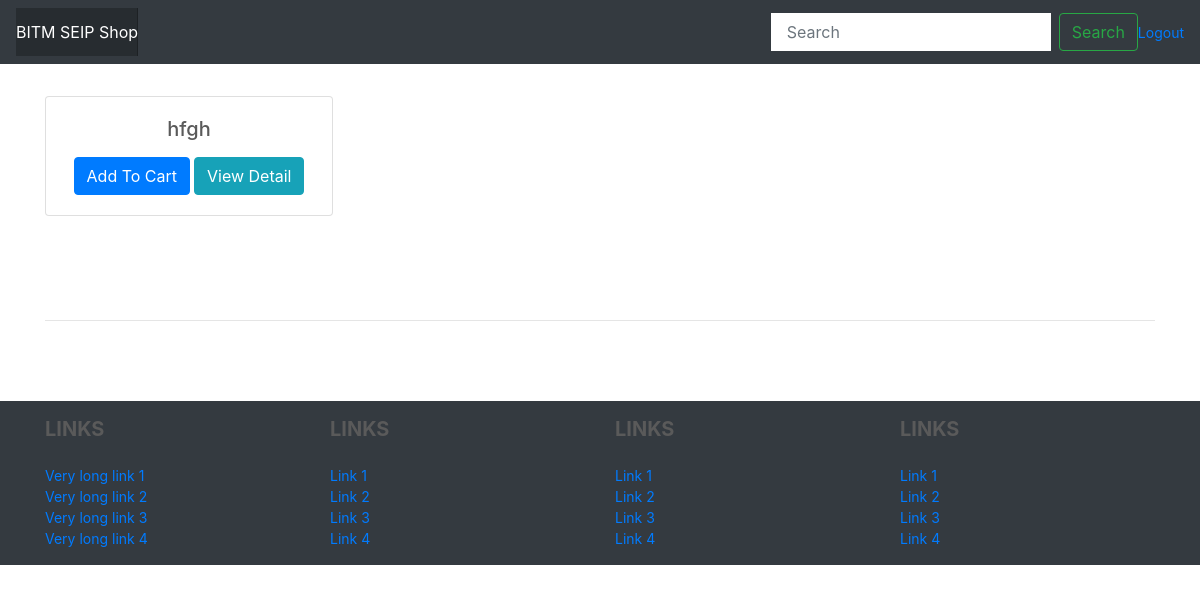
The app's page /front/products.php, older data.
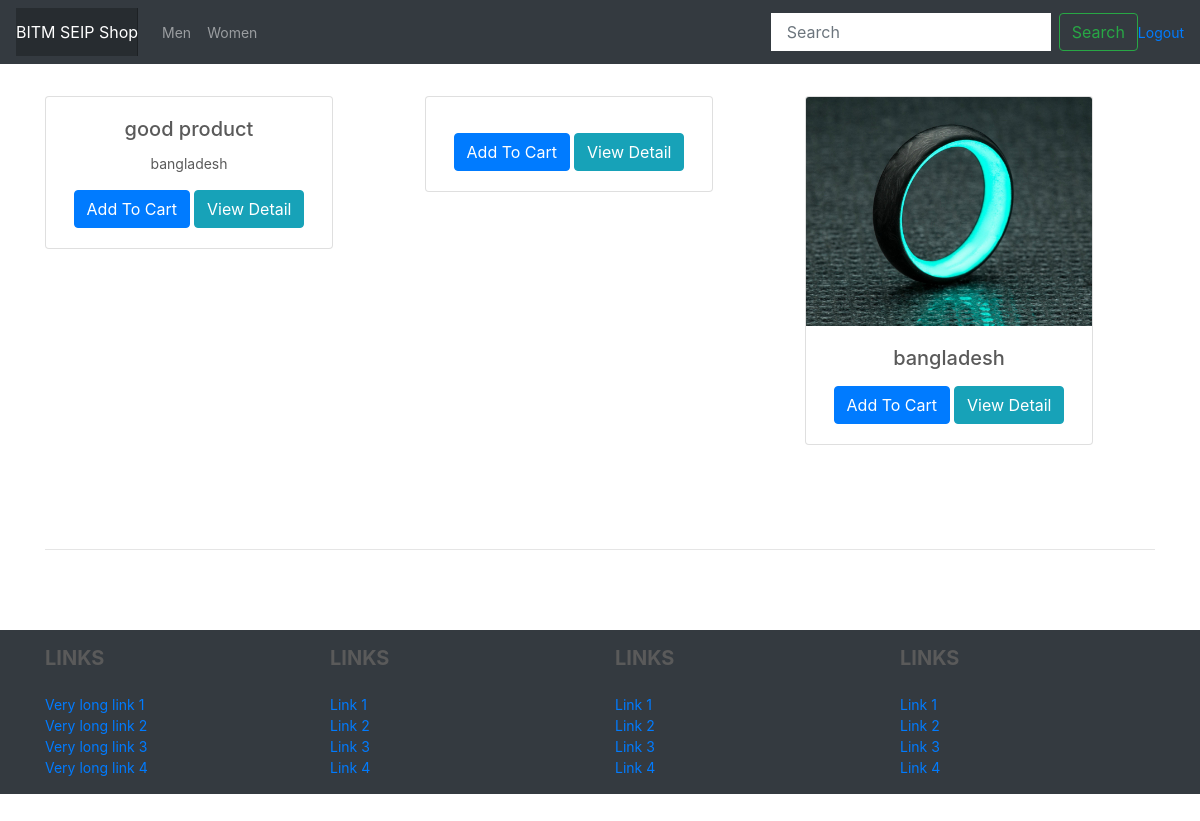
The same page, newer data.
### tables this page shows
CREATE TABLE `products` (
  `id` int(11) NOT NULL,
  `brand_id` int(11) DEFAULT NULL,
  `lebel_id` int(11) DEFAULT NULL,
  `title` varchar(255) NOT NULL,
  `picture` varchar(255) DEFAULT NULL,
  `short_description` text,
  `description` text,
  `total_sales` int(11) DEFAULT NULL,
  `product_type` varchar(255) DEFAULT NULL,
  `is_new` tinyint(4) DEFAULT NULL,
  `cost` float DEFAULT NULL,
  `mrp` float DEFAULT NULL,
  `special_price` float DEFAULT NULL,
  `soft_delete` tinyint(1) DEFAULT NULL,
  `is_draft` tinyint(1) DEFAULT NULL,
  `is_active` tinyint(4) DEFAULT NULL,
  `created_at` datetime DEFAULT NULL,
  `modified_at` datetime DEFAULT NULL
);

CREATE TABLE `catagories` (
  `id` int(11) NOT NULL,
  `name` varchar(255) NOT NULL,
  `link` varchar(255) DEFAULT NULL,
  `soft_delete` tinyint(1) DEFAULT NULL,
  `is_draft` tinyint(1) DEFAULT NULL,
  `created_at` datetime DEFAULT NULL,
  `modified_at` datetime DEFAULT NULL
);

### front/products.php (the view, shortened to what this page needs)
<?php
include_once($_SERVER["DOCUMENT_ROOT"]."/phpcrud/bootstrap.php");
$query = "SELECT * FROM products ORDER BY id DESC";
$sth = $conn->prepare($query);
$sth->execute();
$allproducts = $sth->fetchAll(PDO::FETCH_ASSOC);
?>
<!doctype html>
<html lang="en">
<?php include_once('elements/head.php'); ?>
<body>
<?php include_once('elements/header.php'); ?>
<main role="main">
     <div class="container marketing">
        <div class="row">
            <?php
            foreach($allproducts as $product):
                ?>
                <div class="col-lg-4">
                    <div class="card" style="width: 18rem;">
                        <img src="<?=UPLOADS?><?=$product['picture'];?>" class="card-img-top" alt="">
                        <div class="card-body">
                            <h5 class="card-title"><?=$product['title'];?></h5>
                            <p class="card-text"><?=$product['short_description'];?></p>
                            <a href="addToCart.html" class="btn btn-primary">Add To Cart</a>
                            <a href="detail.php?id=<?=$product['id'];?>" class="btn btn-info">View Detail</a>
                        </div>
                    </div>
                </div>
                <?php
            endforeach;
            ?>
        </div>
        <hr class="featurette-divider">
    </div>
    <?php include_once('elements/footer.php'); ?>
</main>
</body>
</html>

### front/elements/nav.php (shortened to what this page needs)
<?php
include_once($_SERVER["DOCUMENT_ROOT"]."/phpcrud/bootstrap.php");
$query = "SELECT * FROM `catagories` ";
$sth = $conn->prepare($query);
$sth->execute();
$catagories= $sth->fetchAll(PDO::FETCH_ASSOC);
?>
<ul class="navbar-nav mr-auto">
   <?php
   foreach($catagories as $category):
   ?>
    <li class="nav-item">
        <a class="nav-link" href="#"><?=$category['name']?></a>
    </li>
    <?php
    endforeach;
    ?>
</ul>

Row changes from the older to the newer data that the page shows:
removed products: title "hfgh"
added catagories: name "Men"
added catagories: name "Women"
added products: title "good product", short_description "bangladesh"
added products: picture (picture), title "bangladesh"
